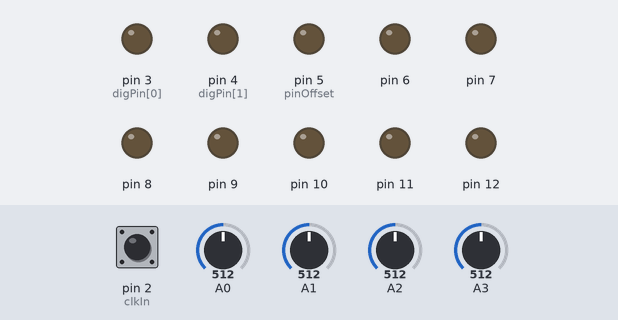
A sketch run on a simulated Arduino Nano, built with avr-gcc and run on an emulated ATmega328P. Parts: output pins drawn as LEDs (lit = HIGH). Inputs (shaded band) come from the test bench; at power-on: pin 2 (clkIn) HIGH, A0 = 512, A1 = 512, A2 = 512, A3 = 512.

Above: at 1.2 s.
1.3 s: pin 2 (clkIn) pulsed LOW 2 times (0.12 s each, 0.3 s apart)
At 2.5 s:
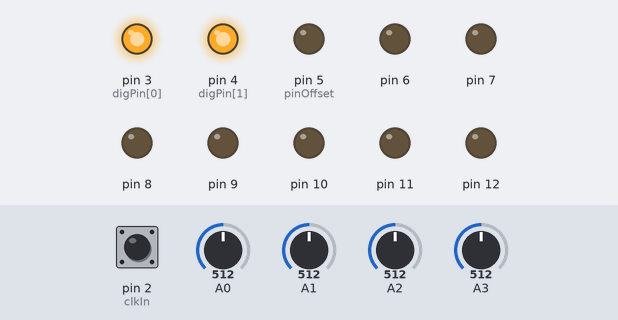
Timing chart, 0 to 5.3 s (numbered marks = the images above; inputs shaded):
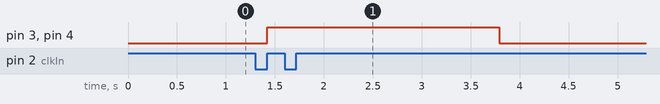

Measured:
- after the input at 1.3 s, pin 3 (digPin[0]), pin 4 (digPin[1]): LOW → HIGH after 0.12 s, → LOW 2.4 s later

The sketch:

AC06_TrigToGate.ino
```cpp
//  ============================================================
//
//  Program: ArdCore Trigger to Gate
//
//  Description: Accept a trigger in the clock input, then
//               generate two user-adjustable gates.
//
//  I/O Usage:
//    Knob 1: Output 1 duration
//    Knob 2: Output 2 duration
//    Analog In 1: Gate 1 duration adder
//    Analog In 2: Gate 2 duration adder
//    Digital Out 1: Gate output 1
//    Digital Out 2: Gate output 2
//    Clock In: External clock input
//    Analog Out: unused
//
//  Input Expander: unused
//  Output Expander: unused
//
//  Created:  08 Dec 2010
//  Modified: 25 Feb 2011  ddg Tightened up timing
//                             Added analog input variation
//            17 Apr 2012  ddg Updated for Arduino 1.0
//						18 Apr 2012	 ddg Changed dacOutput routine to Alba version
//
//  ============================================================

//  ================= start of global section ==================

//  constants related to the Arduino Nano pin use
const int clkIn = 2;           // the digital (clock) input
const int digPin[2] = {3, 4};  // the digital output pins
const int pinOffset = 5;       // the first DAC pin (from 5-12)

//  variables for interrupt handling of the clock input
volatile int clkState = LOW;

//  variables used to control the current DIO output states
int digState[2] = {LOW, LOW};  // start with both set low
long prevMill[2] = {0, 0};           // the last time of a timed loop
long interval[2] = {50, 50};          // the interval for the 1st loop

//  ==================== start of setup() ======================

void setup() {
  // set up the digital (clock) input
  pinMode(clkIn, INPUT);

  // set up the digital outputs
  for (int i=0; i<2; i++) {
    pinMode(digPin[i], OUTPUT);
    digitalWrite(digPin[i], LOW);
  }

  // set up the 8-bit DAC output pins
  for (int i=0; i<8; i++) {
    pinMode(pinOffset+i, OUTPUT);
    digitalWrite(pinOffset+i, LOW);
  }

  // Note: Interrupt 0 is for pin 2 (clkIn)
  attachInterrupt(0, isr, RISING);
}

//  ==================== start of loop() =======================

void loop()
{
  if (clkState == HIGH) {
    clkState = LOW;  // reset for the next clock

    for (int i=0; i<2; i++) {
      digState[i] = HIGH;
      digitalWrite(digPin[i], HIGH);
      prevMill[i] = millis();
    }
  }

  for (int i=0; i<2; i++) {
    interval[i] = (analogRead(i) * 2) + (analogRead(i+2) * 2) + 20;
    if ((digState[i] == HIGH) && (millis() - prevMill[i] > interval[i])) {
      digState[i] = LOW;
      digitalWrite(digPin[i], LOW);
    }
  }

}

//  =================== convenience routines ===================

//  isr() - quickly handle interrupts from the clock input
//  ------------------------------------------------------
void isr()
{
  clkState = HIGH;
}

//  dacOutput(byte) - deal with the DAC output
//  -----------------------------------------
void dacOutput(byte v)
{
  PORTB = (PORTB & B11100000) | (v >> 3);
	PORTD = (PORTD & B00011111) | ((v & B00000111) << 5);
}

//  ===================== end of program =======================
```
